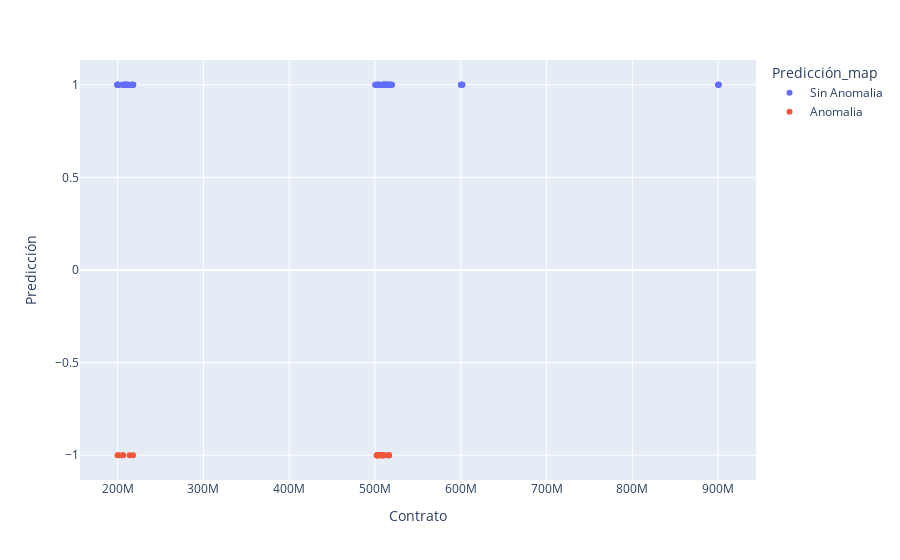

Notebook source saved alongside this figure:
### Code cell
import plotly.express as px

px.scatter(datos,x='Contrato', y='Predicción', color='Predicción_map')
